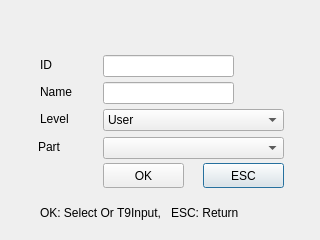
<ui version="4.0" >
 <class>UserEdit</class>
 <widget class="QDialog" name="UserEdit" >
  <property name="geometry" >
   <rect>
    <x>0</x>
    <y>0</y>
    <width>320</width>
    <height>240</height>
   </rect>
  </property>
  <property name="windowTitle" >
   <string>Dialog</string>
  </property>
  <widget class="QLabel" name="label" >
   <property name="geometry" >
    <rect>
     <x>0</x>
     <y>200</y>
     <width>320</width>
     <height>40</height>
    </rect>
   </property>
   <property name="text" >
    <string/>
   </property>
   <property name="pixmap" >
    <pixmap resource="../sb3000.qrc" >:/images/res/bottom.png</pixmap>
   </property>
   <property name="scaledContents" >
    <bool>true</bool>
   </property>
  </widget>
  <widget class="QLabel" name="lblStatusbar" >
   <property name="geometry" >
    <rect>
     <x>0</x>
     <y>0</y>
     <width>320</width>
     <height>40</height>
    </rect>
   </property>
   <property name="text" >
    <string/>
   </property>
  </widget>
  <widget class="QLabel" name="lblStatusText" >
   <property name="geometry" >
    <rect>
     <x>40</x>
     <y>200</y>
     <width>270</width>
     <height>25</height>
    </rect>
   </property>
   <property name="text" >
    <string>OK: Select Or T9Input,   ESC: Return </string>
   </property>
  </widget>
  <widget class="QLabel" name="lblStatusIcon" >
   <property name="geometry" >
    <rect>
     <x>20</x>
     <y>205</y>
     <width>16</width>
     <height>16</height>
    </rect>
   </property>
   <property name="text" >
    <string/>
   </property>
   <property name="pixmap" >
    <pixmap resource="../sb3000.qrc" >:/images/res/icon-help.png</pixmap>
   </property>
  </widget>
  <widget class="QLabel" name="lblBackground" >
   <property name="geometry" >
    <rect>
     <x>20</x>
     <y>50</y>
     <width>270</width>
     <height>141</height>
    </rect>
   </property>
   <property name="text" >
    <string/>
   </property>
   <property name="pixmap" >
    <pixmap resource="../sb3000.qrc" >:/images/res/bg-inputbox.png</pixmap>
   </property>
   <property name="scaledContents" >
    <bool>true</bool>
   </property>
  </widget>
  <widget class="QComboBox" name="comboPart" >
   <property name="geometry" >
    <rect>
     <x>103</x>
     <y>137</y>
     <width>181</width>
     <height>22</height>
    </rect>
   </property>
  </widget>
  <widget class="QLineEdit" name="txtName" >
   <property name="geometry" >
    <rect>
     <x>103</x>
     <y>82</y>
     <width>131</width>
     <height>22</height>
    </rect>
   </property>
   <property name="maxLength" >
    <number>8</number>
   </property>
   <property name="alignment" >
    <set>Qt::AlignCenter</set>
   </property>
  </widget>
  <widget class="QComboBox" name="comboLevel" >
   <property name="geometry" >
    <rect>
     <x>103</x>
     <y>109</y>
     <width>181</width>
     <height>22</height>
    </rect>
   </property>
   <property name="currentIndex" >
    <number>0</number>
   </property>
   <item>
    <property name="text" >
     <string>User</string>
    </property>
   </item>
   <item>
    <property name="text" >
     <string>Manager</string>
    </property>
   </item>
   <item>
    <property name="text" >
     <string>SManager</string>
    </property>
   </item>
  </widget>
  <widget class="QPushButton" name="btnESC" >
   <property name="geometry" >
    <rect>
     <x>203</x>
     <y>163</y>
     <width>81</width>
     <height>25</height>
    </rect>
   </property>
   <property name="text" >
    <string>ESC</string>
   </property>
  </widget>
  <widget class="QLabel" name="lblPart" >
   <property name="geometry" >
    <rect>
     <x>38</x>
     <y>137</y>
     <width>62</width>
     <height>20</height>
    </rect>
   </property>
   <property name="text" >
    <string>Part      </string>
   </property>
  </widget>
  <widget class="QLabel" name="lblName" >
   <property name="geometry" >
    <rect>
     <x>40</x>
     <y>82</y>
     <width>62</width>
     <height>20</height>
    </rect>
   </property>
   <property name="text" >
    <string>Name      </string>
   </property>
  </widget>
  <widget class="QPushButton" name="btnOK" >
   <property name="geometry" >
    <rect>
     <x>103</x>
     <y>163</y>
     <width>81</width>
     <height>25</height>
    </rect>
   </property>
   <property name="text" >
    <string>OK</string>
   </property>
  </widget>
  <widget class="QLabel" name="lblLevel" >
   <property name="geometry" >
    <rect>
     <x>40</x>
     <y>109</y>
     <width>62</width>
     <height>20</height>
    </rect>
   </property>
   <property name="text" >
    <string>Level     </string>
   </property>
  </widget>
  <widget class="QLineEdit" name="txtID" >
   <property name="geometry" >
    <rect>
     <x>103</x>
     <y>55</y>
     <width>131</width>
     <height>22</height>
    </rect>
   </property>
   <property name="maxLength" >
    <number>9</number>
   </property>
   <property name="alignment" >
    <set>Qt::AlignCenter</set>
   </property>
  </widget>
  <widget class="QLabel" name="lblID" >
   <property name="geometry" >
    <rect>
     <x>40</x>
     <y>55</y>
     <width>62</width>
     <height>20</height>
    </rect>
   </property>
   <property name="text" >
    <string>ID        </string>
   </property>
  </widget>
 </widget>
 <tabstops>
  <tabstop>txtID</tabstop>
  <tabstop>txtName</tabstop>
  <tabstop>comboLevel</tabstop>
  <tabstop>comboPart</tabstop>
  <tabstop>btnOK</tabstop>
  <tabstop>btnESC</tabstop>
 </tabstops>
 <resources>
  <include location="../sb3000.qrc" />
 </resources>
 <connections/>
</ui>
